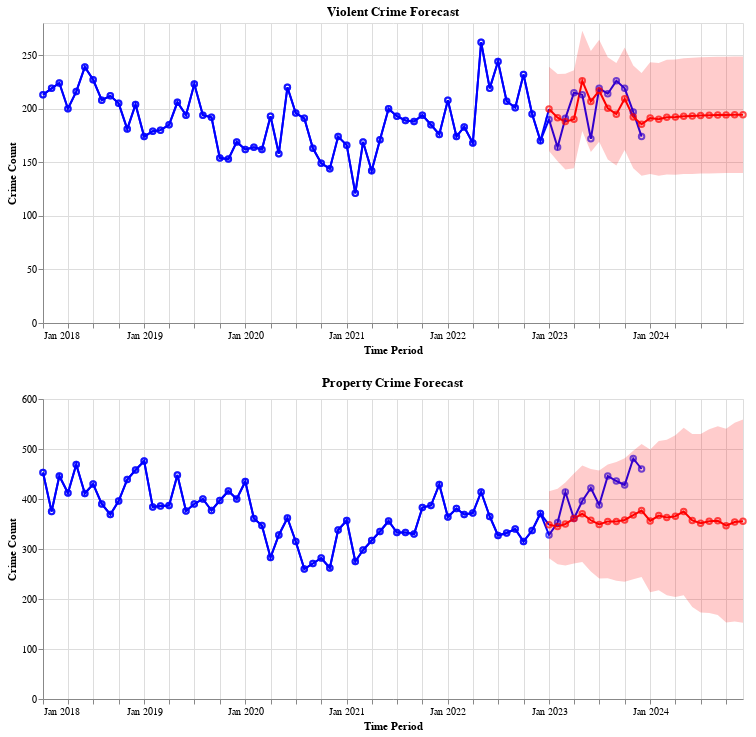

The cell this chart's notebook holds for it:
### Markdown cell above
Let's have a look at the forecasts for Area 21.

### Code cell
forecast_plot(21)
